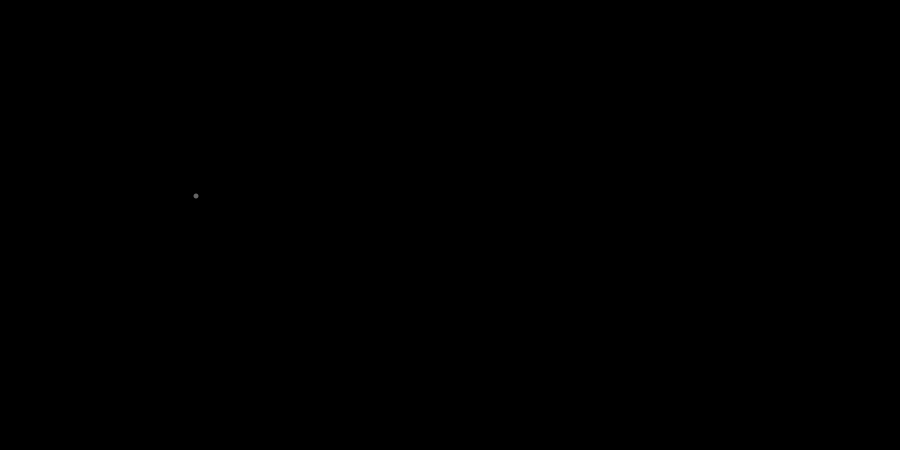
Frame 1 (no input)
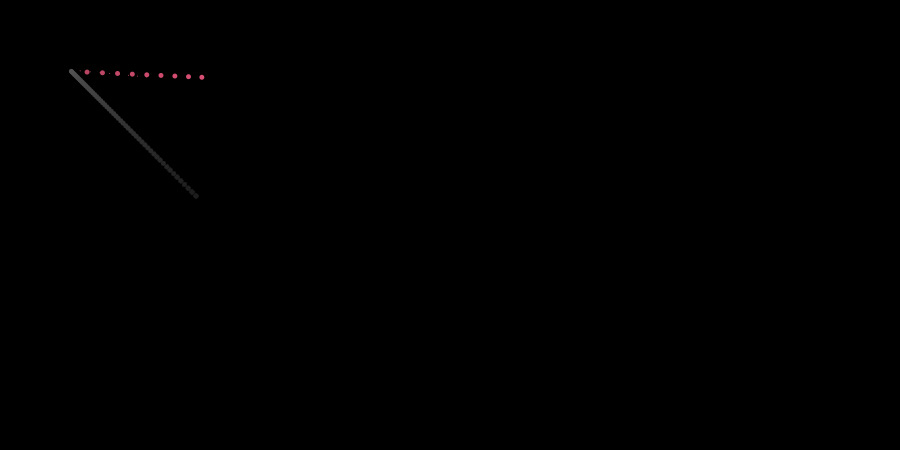
Frame 60 (the mouse pressed at the canvas centre just before this capture)
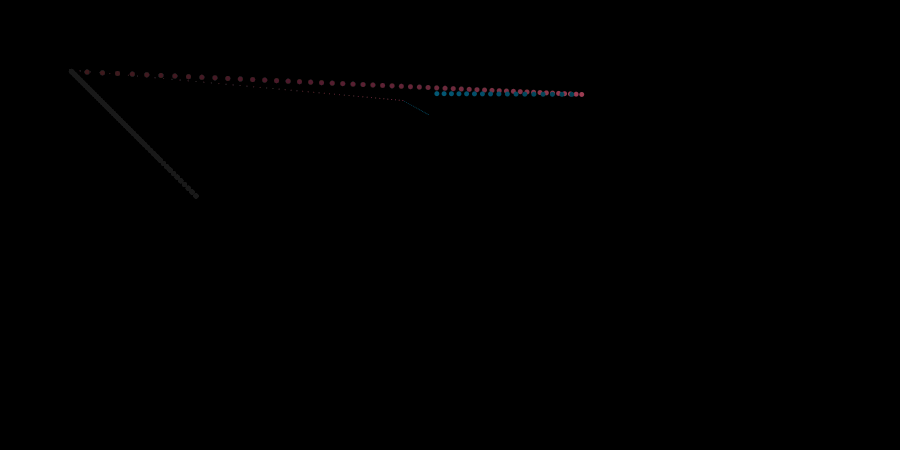
Frame 120 (the mouse held since frame 60 and released just before this capture)

The Processing sketch that drew these frames (run headless with seeded random() and noise(); from frame 60 on, the mouse is pressed at the canvas centre):

// Processing sketch: processing_58169
// ── processing_58169.pde

// dancing pins by hugh

Pin p;
Pin b;
int num = 0;
float pinR, pinG, pinB;

void setup() {
  background(0);
  size(900, 450);
  p = new Pin(200, 200, 1);
  b = new Pin(200, 200, 5);
  smooth();
  pinR = 100;
  pinG = 100;
  pinB = 100;
}

void draw() {
  fill(0, 5);
  rect(0, 0, width, height);

  p.update();
  p.drawPin();
  randomdir();
  
  b.update();
  b.drawPin();
}

void randomdir() {
  if (num > 50) {
    p.direct(random(width), random(height));
    b.direct(random(width), random(height));
    pinR = random(255);
    pinG = random(255);
    pinB = random(255);
    num = 0;
  } 
  else {
    num++;
  }
}

class Pin {
  float xpos;
  float ypos;
  float xdest;
  float ydest;
  float speed;
  float easing = 0.02;
  float pinSize;

  // drawPin variables
  int rad = 20;
  //  fill(100);

  Pin (float x, float y, int s) {
    xpos = x;
    ypos = y;
    pinSize = s;
  }

  void direct(float x, float y) {
    xdest = x;
    ydest = y;
  }

  void update() {
    if (xdest > xpos && xpos < width - 12 || xdest < xpos && xpos > 12) {
      xpos += (xdest - xpos) * easing;
    }
    if (ydest < ypos && ypos > 12 || ydest > ypos && ypos < height - 12) {
      ypos += (ydest - ypos) * easing;
    }
  }

  void drawPin() {
    noStroke();
    fill(pinR, pinG, pinB);
    ellipse(xpos, ypos, pinSize, pinSize);
  }
}
